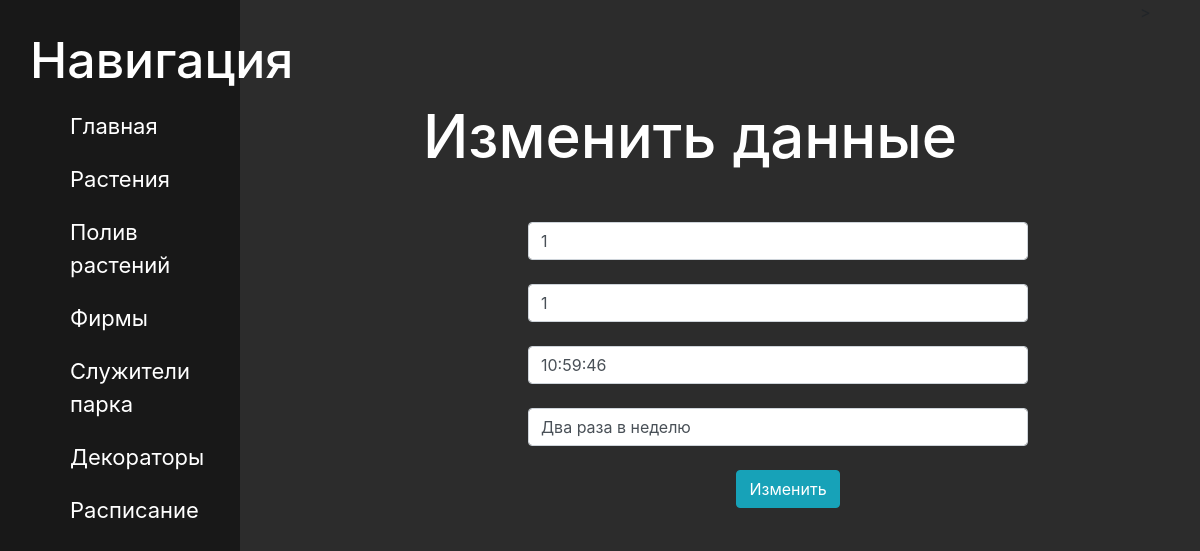
Page /irrigation/4/update on the committed database.
### plants/models.py (models this page shows, shortened)
class Irrigation(models.Model):
    plant = models.OneToOneField(Articles, on_delete=models.CASCADE,verbose_name ='ID Растение')
    water = models.IntegerField('Нома воды')
    time = models.TimeField('Время полива', default='00:00')
    date= models.CharField(verbose_name ='Частота полива',max_length=100)
    class Meta:
        verbose_name ='Полив растений'
        verbose_name_plural = 'Полив растений'

### plants/views.py (the view)
class irrigationUpdateView(UpdateView):
    model = Irrigation
    template_name = 'irrigation/update.html'
    form_class = IrrigationForm

### plants/forms.py
class IrrigationForm(ModelForm):
    class Meta:
        model = Irrigation
        fields = ['plant','water','time','date']
        widgets={
            "plant": NumberInput(attrs={
                'class': 'form-control',
                'placeholder':'ID Растения'
            }),
            "water": NumberInput(attrs={
                'class': 'form-control',
                'placeholder': 'Нома воды'
            }),
            "time": TimeInput(attrs={
                'class': 'form-control',
                'placeholder': 'Время полива',
            }),
            "date": TextInput(attrs={
                'class': 'form-control',
                'placeholder': 'Частота полива'
            }),
        }

### plants/templates/irrigation/update.html (shortened to what this page needs)
{% extends 'main/layout.html' %}
{% block content  %}
<div class="features">
    <h1>Изменить данные</h1>
    <form method = "post" >
        {{form.plant}} <br>
        {{form.water}}<br>
        {{form.time}}<br>
        {{form.date}}<br>
        <button class="btn btn-info" type="submit">Изменить</button>
    </form>
</div>
{% endblock %}

### main/static/main/css/main.css (style rules this page uses)
body { background: #2c2c2c; }
main .features { float: left; color: white; margin-top: 100px; text-align: center; width: 75%; }
main .features h1 { font-size: 60px; }
form { margin-left: 32%; width: 500px; margin-top: 50px; align: center }

### rows in the picture
Irrigation: plant "1", water "1", time "10:59:46", date "Два раза в неделю"
